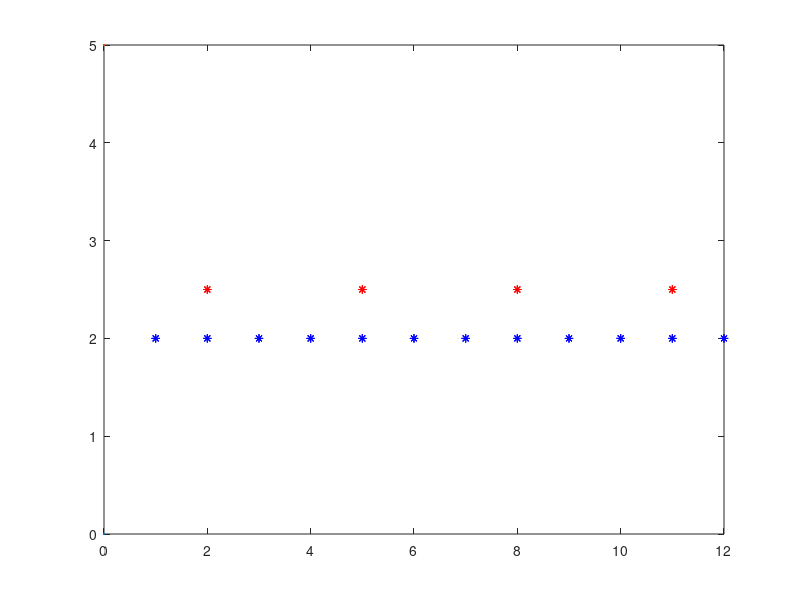

The MATLAB source for this figure:
function test
clc
scale = 3;
input = repmat([1:12], [3,1])
% output = imresize(input, [1 4], 'box')
output = downsample(input, scale, 'x_average')
mean(input(:))
mean(output(:))
figure;
plot(input,2*ones(1,length(input)),'b*')
hold on
plot(output, 2.5*ones(1,length(output)), 'r*')
plot(0,0)
plot(0,5)

end

function output = downsample(input,scale,flag)

    if scale > 1
        if strcmp(flag,'x_average')
            [r,c] = size(input);
            input_mean = mean(input,2);
            if mod(c,scale) ~= 0
                appended = repmat(input_mean, [1, scale-mod(c,scale)]);
                input = [input, appended];
            end
            c_new = size(input,2)/scale;
            output = zeros(r,c_new);
            for j = 1: c_new
                output(:,j) = mean(input(:,scale*(j-1)+1:scale*j),2);
            end

        elseif strcmp(flag,'x_sample')
            [~,c] = size(input);
            input_mean = mean(input,2);
            if mod(c,scale) ~= 0
                appended = repmat(input_mean, [1, scale-mod(c,scale)]);
                input = [input, appended];
            end
            output = input(:,1:scale:end);
        end

    else 
        output = input;
    end

end